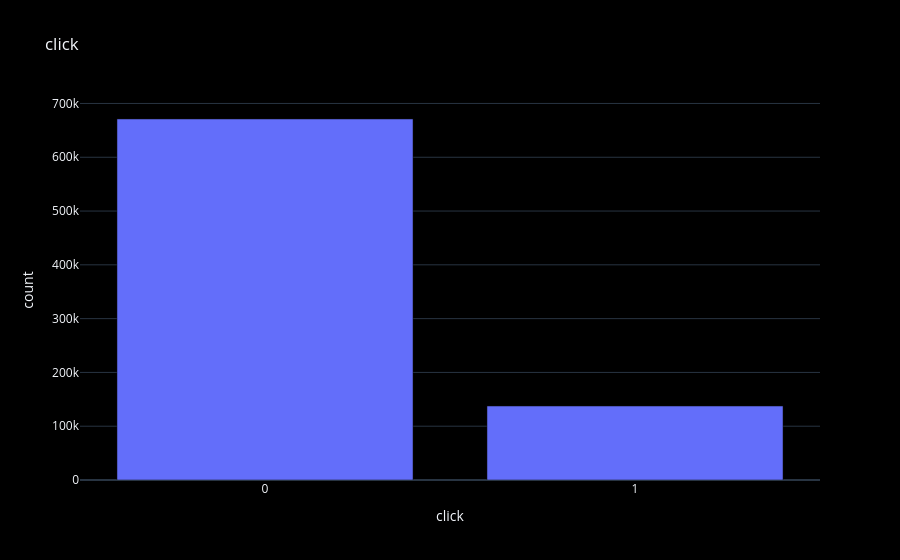

The notebook cell saved with this chart:
### Markdown cell above
### Class distribution

### Code cell
counts = df['click'].value_counts()
fig = px.bar(x=counts.index.astype(str) , y=counts.values , labels={'x' : 'click' , 'y' : 'count'} , title='click')
fig.show()
df['click'].value_counts(normalize=True)

### Figure 1 — Plotly figure (JSON) as saved in the notebook; plotly's stock layout.template omitted (floating-point values rounded to 4 significant figures)
{"data": [{"hovertemplate": "click=%{x}<br>count=%{y}<extra></extra>", "legendgroup": "", "marker": {"color": "#636efa", "pattern": {"shape": ""}}, "name": "", "orientation": "v", "showlegend": false, "textposition": "auto", "type": "bar", "x": ["0", "1"], "xaxis": "x", "y": [671116, 137464], "yaxis": "y"}], "layout": {"barmode": "relative", "legend": {"tracegroupgap": 0}, "title": {"text": "click"}, "xaxis": {"anchor": "y", "domain": [0.0, 1.0], "title": {"text": "click"}}, "yaxis": {"anchor": "x", "domain": [0.0, 1.0], "title": {"text": "count"}}}}
